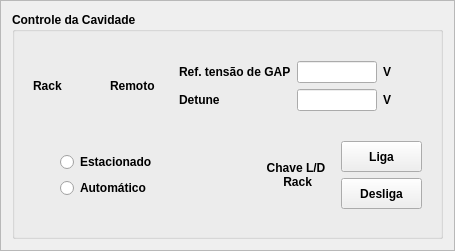
                  <widget class="QFrame" name="frame_2">
                   <property name="minimumSize">
                    <size>
                     <width>455</width>
                     <height>251</height>
                    </size>
                   </property>
                   <property name="maximumSize">
                    <size>
                     <width>455</width>
                     <height>251</height>
                    </size>
                   </property>
                   <property name="frameShape">
                    <enum>QFrame::StyledPanel</enum>
                   </property>
                   <property name="frameShadow">
                    <enum>QFrame::Raised</enum>
                   </property>
                   <layout class="QVBoxLayout" name="verticalLayout_5">
                    <item>
                     <widget class="QGroupBox" name="groupBox_8">
                      <property name="font">
                       <font>
                        <weight>75</weight>
                        <bold>true</bold>
                       </font>
                      </property>
                      <property name="title">
                       <string>Controle da Cavidade</string>
                      </property>
                      <layout class="QVBoxLayout" name="verticalLayout_77">
                       <item>
                        <layout class="QGridLayout" name="gridLayout_12">
                         <item row="0" column="0">
                          <widget class="QWidget" name="widget_25" native="true">
                           <property name="minimumSize">
                            <size>
                             <width>140</width>
                             <height>60</height>
                            </size>
                           </property>
                           <property name="maximumSize">
                            <size>
                             <width>140</width>
                             <height>60</height>
                            </size>
                           </property>
                           <layout class="QVBoxLayout" name="verticalLayout_73">
                            <item>
                             <layout class="QHBoxLayout" name="horizontalLayout_7">
                              <item>
                               <widget class="PyDMLabel" name="PyDMLabel_39">
                                <property name="font">
                                 <font>
                                  <weight>75</weight>
                                  <bold>true</bold>
                                 </font>
                                </property>
                                <property name="toolTip">
                                 <string/>
                                </property>
                                <property name="whatsThis">
                                 <string/>
                                </property>
                                <property name="styleSheet">
                                 <string notr="true"/>
                                </property>
                                <property name="text">
                                 <string>Rack</string>
                                </property>
                               </widget>
                              </item>
                              <item>
                               <widget class="PyDMLed" name="led_remote_rack_a">
                                <property name="maximumSize">
                                 <size>
                                  <width>21</width>
                                  <height>41</height>
                                 </size>
                                </property>
                                <property name="toolTip">
                                 <string/>
                                </property>
                                <property name="whatsThis">
                                 <string/>
                                </property>
                               </widget>
                              </item>
                              <item>
                               <widget class="PyDMLabel" name="PyDMLabel_41">
                                <property name="toolTip">
                                 <string/>
                                </property>
                                <property name="whatsThis">
                                 <string/>
                                </property>
                                <property name="styleSheet">
                                 <string notr="true"/>
                                </property>
                                <property name="text">
                                 <string>Remoto</string>
                                </property>
                               </widget>
                              </item>
                             </layout>
                            </item>
                           </layout>
                          </widget>
                         </item>
                         <item row="0" column="1" colspan="2">
                          <widget class="QWidget" name="widget_28" native="true">
                           <property name="minimumSize">
                            <size>
                             <width>253</width>
                             <height>76</height>
                            </size>
                           </property>
                           <property name="maximumSize">
                            <size>
                             <width>253</width>
                             <height>76</height>
                            </size>
                           </property>
                           <layout class="QVBoxLayout" name="verticalLayout_76">
                            <item>
                             <layout class="QGridLayout" name="gridLayout_5">
                              <item row="0" column="0">
                               <widget class="PyDMLabel" name="PyDMLabel">
                                <property name="toolTip">
                                 <string/>
                                </property>
                                <property name="whatsThis">
                                 <string/>
                                </property>
                                <property name="text">
                                 <string>Ref. tensão de GAP</string>
                                </property>
                               </widget>
                              </item>
                              <item row="0" column="1">
                               <widget class="PyDMLineEdit" name="le_gap_voltage_a">
                                <property name="maximumSize">
                                 <size>
                                  <width>80</width>
                                  <height>16777215</height>
                                 </size>
                                </property>
                                <property name="toolTip">
                                 <string/>
                                </property>
                                <property name="whatsThis">
                                 <string>
    Writeable text field to send and display channel values
    </string>
                                </property>
                               </widget>
                              </item>
                              <item row="0" column="2">
                               <widget class="PyDMLabel" name="PyDMLabel_23">
                                <property name="font">
                                 <font>
                                  <weight>75</weight>
                                  <bold>true</bold>
                                 </font>
                                </property>
                                <property name="toolTip">
                                 <string/>
                                </property>
                                <property name="whatsThis">
                                 <string/>
                                </property>
                                <property name="text">
                                 <string>V</string>
                                </property>
                               </widget>
                              </item>
                              <item row="1" column="0">
                               <widget class="PyDMLabel" name="PyDMLabel_2">
                                <property name="toolTip">
                                 <string/>
                                </property>
                                <property name="whatsThis">
                                 <string/>
                                </property>
                                <property name="text">
                                 <string>Detune</string>
                                </property>
                               </widget>
                              </item>
                              <item row="1" column="1">
                               <widget class="PyDMLineEdit" name="le_detune_a">
                                <property name="maximumSize">
                                 <size>
                                  <width>80</width>
                                  <height>16777215</height>
                                 </size>
                                </property>
                                <property name="toolTip">
                                 <string/>
                                </property>
                                <property name="whatsThis">
                                 <string>
    Writeable text field to send and display channel values
    </string>
                                </property>
                               </widget>
                              </item>
                              <item row="1" column="2">
                               <widget class="PyDMLabel" name="PyDMLabel_37">
                                <property name="font">
                                 <font>
                                  <weight>75</weight>
                                  <bold>true</bold>
                                 </font>
                                </property>
                                <property name="toolTip">
                                 <string/>
                                </property>
                                <property name="whatsThis">
                                 <string/>
                                </property>
                                <property name="text">
                                 <string>V</string>
                                </property>
                               </widget>
                              </item>
                             </layout>
                            </item>
                           </layout>
                          </widget>
                         </item>
                         <item row="1" column="0" colspan="2">
                          <widget class="QWidget" name="widget_26" native="true">
                           <property name="minimumSize">
                            <size>
                             <width>162</width>
                             <height>74</height>
                            </size>
                           </property>
                           <property name="maximumSize">
                            <size>
                             <width>162</width>
                             <height>74</height>
                            </size>
                           </property>
                           <layout class="QVBoxLayout" name="verticalLayout_74">
                            <item>
                             <layout class="QHBoxLayout" name="horizontalLayout_6">
                              <item>
                               <widget class="PyDMLed" name="led_estac_auto_a">
                                <property name="maximumSize">
                                 <size>
                                  <width>21</width>
                                  <height>41</height>
                                 </size>
                                </property>
                                <property name="toolTip">
                                 <string/>
                                </property>
                                <property name="whatsThis">
                                 <string/>
                                </property>
                                <property name="value">
                                 <bool>true</bool>
                                </property>
                               </widget>
                              </item>
                              <item>
                               <layout class="QVBoxLayout" name="verticalLayout">
                                <item>
                                 <widget class="QRadioButton" name="rb_estac_a">
                                  <property name="font">
                                   <font>
                                    <weight>75</weight>
                                    <bold>true</bold>
                                   </font>
                                  </property>
                                  <property name="text">
                                   <string>Estacionado</string>
                                  </property>
                                  <property name="checked">
                                   <bool>false</bool>
                                  </property>
                                  <property name="autoExclusive">
                                   <bool>true</bool>
                                  </property>
                                 </widget>
                                </item>
                                <item>
                                 <widget class="QRadioButton" name="rb_auto_a">
                                  <property name="font">
                                   <font>
                                    <weight>75</weight>
                                    <bold>true</bold>
                                   </font>
                                  </property>
                                  <property name="text">
                                   <string>Automático</string>
                                  </property>
                                 </widget>
                                </item>
                               </layout>
                              </item>
                             </layout>
                            </item>
                           </layout>
                          </widget>
                         </item>
                         <item row="1" column="2">
                          <widget class="QWidget" name="widget_27" native="true">
                           <property name="minimumSize">
                            <size>
                             <width>183</width>
                             <height>90</height>
                            </size>
                           </property>
                           <property name="maximumSize">
                            <size>
                             <width>183</width>
                             <height>90</height>
                            </size>
                           </property>
                           <layout class="QVBoxLayout" name="verticalLayout_75">
                            <item>
                             <layout class="QHBoxLayout" name="horizontalLayout_5">
                              <item>
                               <widget class="PyDMLabel" name="PyDMLabel_40">
                                <property name="font">
                                 <font>
                                  <weight>75</weight>
                                  <bold>true</bold>
                                 </font>
                                </property>
                                <property name="toolTip">
                                 <string/>
                                </property>
                                <property name="whatsThis">
                                 <string/>
                                </property>
                                <property name="styleSheet">
                                 <string notr="true"/>
                                </property>
                                <property name="text">
                                 <string>Chave L/D
 Rack</string>
                                </property>
                                <property name="alignment">
                                 <set>Qt::AlignCenter</set>
                                </property>
                               </widget>
                              </item>
                              <item>
                               <layout class="QVBoxLayout" name="verticalLayout_3">
                                <item>
                                 <widget class="PyDMPushButton" name="pb_on_rack_a">
                                  <property name="enabled">
                                   <bool>true</bool>
                                  </property>
                                  <property name="minimumSize">
                                   <size>
                                    <width>81</width>
                                    <height>31</height>
                                   </size>
                                  </property>
                                  <property name="maximumSize">
                                   <size>
                                    <width>81</width>
                                    <height>31</height>
                                   </size>
                                  </property>
                                  <property name="font">
                                   <font>
                                    <weight>75</weight>
                                    <bold>true</bold>
                                   </font>
                                  </property>
                                  <property name="toolTip">
                                   <string/>
                                  </property>
                                  <property name="whatsThis">
                                   <string>
    Basic PushButton to send a fixed value.

    The PyDMPushButton is meant to hold a specific value, and send that value
    to a channel when it is clicked, much like the MessageButton does in EDM.
    The PyDMPushButton works in two different modes of operation, first, a
    fixed value can be given to the :attr:`.pressValue` attribute, whenever the
    button is clicked a signal containing this value will be sent to the
    connected channel. This is the default behavior of the button. However, if
    the :attr:`.relativeChange` is set to True, the fixed value will be added
    to the current value of the channel. This means that the button will
    increment a channel by a fixed amount with every click, a consistent
    relative move

    Parameters
    ----------
    pressValue : int, float, str
        Value to be sent when the button is clicked

    channel : str
        ID of channel to manipulate

    parent : QObject, optional
        Parent of PyDMPushButton

    label : str, optional
        String to place on button

    icon : QIcon, optional
        An Icon to display on the PyDMPushButton


    relative : bool, optional
        Choice to have the button peform a relative put, instead of always
        setting to an absolute value
    </string>
                                  </property>
                                  <property name="text">
                                   <string>Liga</string>
                                  </property>
                                  <property name="checkable">
                                   <bool>true</bool>
                                  </property>
                                 </widget>
                                </item>
                                <item>
                                 <widget class="PyDMPushButton" name="pb_off_rack_a">
                                  <property name="enabled">
                                   <bool>true</bool>
                                  </property>
                                  <property name="minimumSize">
                                   <size>
                                    <width>81</width>
                                    <height>31</height>
                                   </size>
                                  </property>
                                  <property name="maximumSize">
                                   <size>
                                    <width>81</width>
                                    <height>31</height>
                                   </size>
                                  </property>
                                  <property name="font">
                                   <font>
                                    <weight>75</weight>
                                    <bold>true</bold>
                                   </font>
                                  </property>
                                  <property name="toolTip">
                                   <string/>
                                  </property>
                                  <property name="whatsThis">
                                   <string>
    Basic PushButton to send a fixed value.

    The PyDMPushButton is meant to hold a specific value, and send that value
    to a channel when it is clicked, much like the MessageButton does in EDM.
    The PyDMPushButton works in two different modes of operation, first, a
    fixed value can be given to the :attr:`.pressValue` attribute, whenever the
    button is clicked a signal containing this value will be sent to the
    connected channel. This is the default behavior of the button. However, if
    the :attr:`.relativeChange` is set to True, the fixed value will be added
    to the current value of the channel. This means that the button will
    increment a channel by a fixed amount with every click, a consistent
    relative move

    Parameters
    ----------
    pressValue : int, float, str
        Value to be sent when the button is clicked

    channel : str
        ID of channel to manipulate

    parent : QObject, optional
        Parent of PyDMPushButton

    label : str, optional
        String to place on button

    icon : QIcon, optional
        An Icon to display on the PyDMPushButton


    relative : bool, optional
        Choice to have the button peform a relative put, instead of always
        setting to an absolute value
    </string>
                                  </property>
                                  <property name="text">
                                   <string>Desliga</string>
                                  </property>
                                  <property name="checkable">
                                   <bool>true</bool>
                                  </property>
                                 </widget>
                                </item>
                               </layout>
                              </item>
                             </layout>
                            </item>
                           </layout>
                          </widget>
                         </item>
                        </layout>
                       </item>
                      </layout>
                     </widget>
                    </item>
                   </layout>
                  </widget>
